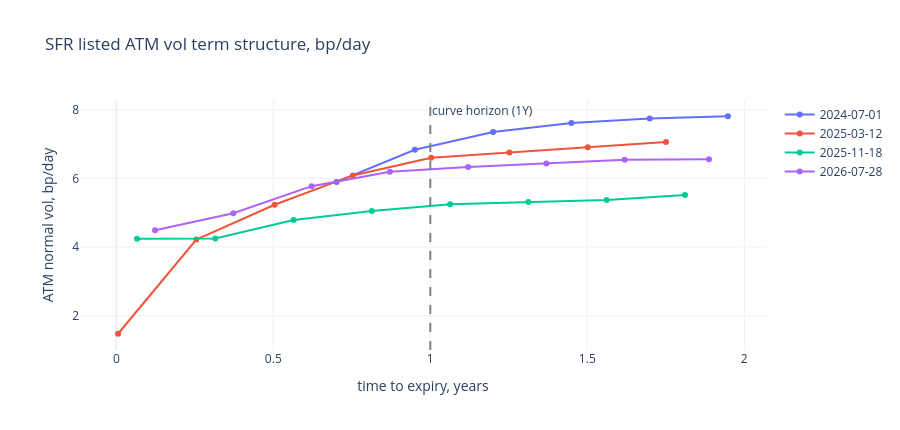

The code cell stored with this chart in its notebook:
### Markdown cell above
### 7c. The listed term structure — the slope the bp/day comparison abstracts from

### Code cell
_ts_dates = [SERIES.index[0], SERIES.index[len(SERIES) // 3],
             SERIES.index[2 * len(SERIES) // 3], SERIES.index[-1]]
_fig = go.Figure()
for _d in _ts_dates:
    _t = lv.sfr_term_structure(ATM, _d)
    _fig.add_trace(go.Scatter(x=_t["tte"], y=_t["atm_vol_bp_day"], mode="lines+markers",
                              name=str(pd.Timestamp(_d).date())))
_fig.add_vline(x=CFG.horizon_years, line_dash="dash", line_color="grey",
               annotation_text="curve horizon (1Y)")
_fig.update_layout(title="SFR listed ATM vol term structure, bp/day",
                   xaxis_title="time to expiry, years", yaxis_title="ATM normal vol, bp/day",
                   height=430, template="plotly_white")
_fig.show()

_slope = []
for _d in SERIES.index:
    _t = lv.sfr_term_structure(ATM, _d)
    _t = _t[(_t["tte"] > 0.25) & (_t["tte"] < 3.0)]
    if len(_t) >= 3:
        _slope.append(np.polyfit(_t["tte"], _t["atm_vol_bp_day"], 1)[0])
print(f"term-structure slope over 0.25-3.0y, bp/day per year of expiry: "
      f"median {np.median(_slope):+.4f}, "
      f"IQR {np.percentile(_slope, 25):+.4f}..{np.percentile(_slope, 75):+.4f}")
print(f"=> a {SERIES['listed_gap_days'].abs().median():.0f}-day median expiry gap is worth "
      f"~{abs(np.median(_slope)) * SERIES['listed_gap_days'].abs().median() / 365:.4f} bp/day "
      "of vol — the residual the matching leaves behind.")

### Figure 1 — Plotly figure (JSON) as saved in the notebook; plotly's stock layout.template omitted (floating-point values rounded to 4 significant figures)
{"data": [{"mode": "lines+markers", "name": "2024-07-01", "type": "scatter", "x": [0.7014, 0.9507, 1.2, 1.449, 1.699, 1.948], "y": [5.895, 6.833, 7.346, 7.609, 7.739, 7.807]}, {"mode": "lines+markers", "name": "2025-03-12", "type": "scatter", "x": [0.005479, 0.2548, 0.5041, 0.7534, 1.003, 1.252, 1.501, 1.751], "y": [1.476, 4.216, 5.232, 6.085, 6.6, 6.754, 6.903, 7.056]}, {"mode": "lines+markers", "name": "2025-11-18", "type": "scatter", "x": [0.06575, 0.3151, 0.5644, 0.8137, 1.063, 1.312, 1.562, 1.811], "y": [4.243, 4.252, 4.788, 5.051, 5.249, 5.314, 5.367, 5.518]}, {"mode": "lines+markers", "name": "2026-07-28", "type": "scatter", "x": [0.1233, 0.3726, 0.6219, 0.8712, 1.121, 1.37, 1.619, 1.888], "y": [4.489, 4.986, 5.773, 6.194, 6.332, 6.43, 6.54, 6.554]}], "layout": {"annotations": [{"showarrow": false, "text": "curve horizon (1Y)", "x": 1.0, "xanchor": "left", "xref": "x", "y": 1, "yanchor": "top", "yref": "y domain"}], "height": 430, "shapes": [{"line": {"color": "grey", "dash": "dash"}, "type": "line", "x0": 1.0, "x1": 1.0, "xref": "x", "y0": 0, "y1": 1, "yref": "y domain"}], "title": {"text": "SFR listed ATM vol term structure, bp/day"}, "xaxis": {"title": {"text": "time to expiry, years"}}, "yaxis": {"title": {"text": "ATM normal vol, bp/day"}}}}
